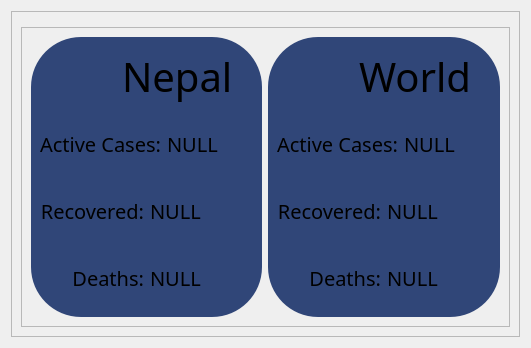
                     <widget class="QWidget" name="home">
                      <property name="styleSheet">
                       <string notr="true"/>
                      </property>
                      <layout class="QHBoxLayout" name="horizontalLayout_14">
                       <item>
                        <widget class="QFrame" name="frame_7">
                         <property name="styleSheet">
                          <string notr="true">aQFrame{
background-image: url(:/images/images/images/logo.png);
background-position: center;
background-repeat: no-repeat;
}</string>
                         </property>
                         <property name="frameShape">
                          <enum>QFrame::StyledPanel</enum>
                         </property>
                         <property name="frameShadow">
                          <enum>QFrame::Raised</enum>
                         </property>
                         <layout class="QVBoxLayout" name="verticalLayout_26">
                          <item>
                           <widget class="QFrame" name="frame_5">
                            <property name="frameShape">
                             <enum>QFrame::StyledPanel</enum>
                            </property>
                            <property name="frameShadow">
                             <enum>QFrame::Raised</enum>
                            </property>
                           </widget>
                          </item>
                          <item>
                           <widget class="QFrame" name="frame_18">
                            <property name="minimumSize">
                             <size>
                              <width>0</width>
                              <height>300</height>
                             </size>
                            </property>
                            <property name="maximumSize">
                             <size>
                              <width>16777215</width>
                              <height>16777215</height>
                             </size>
                            </property>
                            <property name="frameShape">
                             <enum>QFrame::StyledPanel</enum>
                            </property>
                            <property name="frameShadow">
                             <enum>QFrame::Raised</enum>
                            </property>
                            <layout class="QHBoxLayout" name="horizontalLayout_24">
                             <item>
                              <widget class="QFrame" name="frame_12">
                               <property name="styleSheet">
                                <string notr="true">border-radius: 50px;
background-color: rgb(48, 70, 120);
font: 20px bold;

</string>
                               </property>
                               <property name="frameShape">
                                <enum>QFrame::StyledPanel</enum>
                               </property>
                               <property name="frameShadow">
                                <enum>QFrame::Raised</enum>
                               </property>
                               <layout class="QVBoxLayout" name="verticalLayout_24">
                                <item>
                                 <layout class="QHBoxLayout" name="horizontalLayout_19">
                                  <property name="leftMargin">
                                   <number>20</number>
                                  </property>
                                  <property name="rightMargin">
                                   <number>20</number>
                                  </property>
                                  <item>
                                   <widget class="QFrame" name="frame_13">
                                    <property name="maximumSize">
                                     <size>
                                      <width>120</width>
                                      <height>16777215</height>
                                     </size>
                                    </property>
                                    <property name="frameShape">
                                     <enum>QFrame::StyledPanel</enum>
                                    </property>
                                    <property name="frameShadow">
                                     <enum>QFrame::Raised</enum>
                                    </property>
                                   </widget>
                                  </item>
                                  <item>
                                   <widget class="QFrame" name="frame_14">
                                    <property name="minimumSize">
                                     <size>
                                      <width>50</width>
                                      <height>50</height>
                                     </size>
                                    </property>
                                    <property name="maximumSize">
                                     <size>
                                      <width>50</width>
                                      <height>50</height>
                                     </size>
                                    </property>
                                    <property name="styleSheet">
                                     <string notr="true">border-image: url(:/images/images/images/nepal_flag.png);</string>
                                    </property>
                                    <property name="frameShape">
                                     <enum>QFrame::StyledPanel</enum>
                                    </property>
                                    <property name="frameShadow">
                                     <enum>QFrame::Raised</enum>
                                    </property>
                                   </widget>
                                  </item>
                                  <item>
                                   <widget class="QLabel" name="label_3">
                                    <property name="styleSheet">
                                     <string notr="true">font: 40px bold;</string>
                                    </property>
                                    <property name="text">
                                     <string>Nepal</string>
                                    </property>
                                    <property name="alignment">
                                     <set>Qt::AlignLeading|Qt::AlignLeft|Qt::AlignVCenter</set>
                                    </property>
                                   </widget>
                                  </item>
                                 </layout>
                                </item>
                                <item>
                                 <layout class="QHBoxLayout" name="horizontalLayout_15">
                                  <item>
                                   <widget class="QLabel" name="label_5">
                                    <property name="text">
                                     <string>Active Cases:</string>
                                    </property>
                                    <property name="alignment">
                                     <set>Qt::AlignRight|Qt::AlignTrailing|Qt::AlignVCenter</set>
                                    </property>
                                   </widget>
                                  </item>
                                  <item>
                                   <widget class="QLabel" name="label_8">
                                    <property name="text">
                                     <string>NULL</string>
                                    </property>
                                   </widget>
                                  </item>
                                 </layout>
                                </item>
                                <item>
                                 <layout class="QHBoxLayout" name="horizontalLayout_16">
                                  <item>
                                   <widget class="QLabel" name="label_6">
                                    <property name="text">
                                     <string>Recovered:</string>
                                    </property>
                                    <property name="alignment">
                                     <set>Qt::AlignRight|Qt::AlignTrailing|Qt::AlignVCenter</set>
                                    </property>
                                   </widget>
                                  </item>
                                  <item>
                                   <widget class="QLabel" name="label_9">
                                    <property name="text">
                                     <string>NULL</string>
                                    </property>
                                   </widget>
                                  </item>
                                 </layout>
                                </item>
                                <item>
                                 <layout class="QHBoxLayout" name="horizontalLayout_17">
                                  <property name="leftMargin">
                                   <number>20</number>
                                  </property>
                                  <property name="rightMargin">
                                   <number>20</number>
                                  </property>
                                  <item>
                                   <widget class="QLabel" name="label_7">
                                    <property name="text">
                                     <string>Deaths:</string>
                                    </property>
                                    <property name="alignment">
                                     <set>Qt::AlignRight|Qt::AlignTrailing|Qt::AlignVCenter</set>
                                    </property>
                                   </widget>
                                  </item>
                                  <item>
                                   <widget class="QLabel" name="label_10">
                                    <property name="text">
                                     <string>NULL</string>
                                    </property>
                                   </widget>
                                  </item>
                                 </layout>
                                </item>
                               </layout>
                              </widget>
                             </item>
                             <item>
                              <widget class="QFrame" name="frame_15">
                               <property name="styleSheet">
                                <string notr="true">border-radius: 50px;
background-color: rgb(48, 70, 120);
font: 20px bold;

</string>
                               </property>
                               <property name="frameShape">
                                <enum>QFrame::StyledPanel</enum>
                               </property>
                               <property name="frameShadow">
                                <enum>QFrame::Raised</enum>
                               </property>
                               <layout class="QVBoxLayout" name="verticalLayout_25">
                                <item>
                                 <layout class="QHBoxLayout" name="horizontalLayout_20">
                                  <property name="leftMargin">
                                   <number>20</number>
                                  </property>
                                  <property name="rightMargin">
                                   <number>20</number>
                                  </property>
                                  <item>
                                   <widget class="QFrame" name="frame_16">
                                    <property name="maximumSize">
                                     <size>
                                      <width>120</width>
                                      <height>16777215</height>
                                     </size>
                                    </property>
                                    <property name="frameShape">
                                     <enum>QFrame::StyledPanel</enum>
                                    </property>
                                    <property name="frameShadow">
                                     <enum>QFrame::Raised</enum>
                                    </property>
                                   </widget>
                                  </item>
                                  <item>
                                   <widget class="QFrame" name="frame_17">
                                    <property name="minimumSize">
                                     <size>
                                      <width>50</width>
                                      <height>50</height>
                                     </size>
                                    </property>
                                    <property name="maximumSize">
                                     <size>
                                      <width>60</width>
                                      <height>60</height>
                                     </size>
                                    </property>
                                    <property name="styleSheet">
                                     <string notr="true">border-image: url(:/images/images/images/world.png);</string>
                                    </property>
                                    <property name="frameShape">
                                     <enum>QFrame::StyledPanel</enum>
                                    </property>
                                    <property name="frameShadow">
                                     <enum>QFrame::Raised</enum>
                                    </property>
                                   </widget>
                                  </item>
                                  <item>
                                   <widget class="QLabel" name="label_11">
                                    <property name="styleSheet">
                                     <string notr="true">font: 40px bold;</string>
                                    </property>
                                    <property name="text">
                                     <string>World</string>
                                    </property>
                                    <property name="alignment">
                                     <set>Qt::AlignLeading|Qt::AlignLeft|Qt::AlignVCenter</set>
                                    </property>
                                   </widget>
                                  </item>
                                 </layout>
                                </item>
                                <item>
                                 <layout class="QHBoxLayout" name="horizontalLayout_21">
                                  <item>
                                   <widget class="QLabel" name="label_12">
                                    <property name="text">
                                     <string>Active Cases:</string>
                                    </property>
                                    <property name="alignment">
                                     <set>Qt::AlignRight|Qt::AlignTrailing|Qt::AlignVCenter</set>
                                    </property>
                                   </widget>
                                  </item>
                                  <item>
                                   <widget class="QLabel" name="label_13">
                                    <property name="text">
                                     <string>NULL</string>
                                    </property>
                                   </widget>
                                  </item>
                                 </layout>
                                </item>
                                <item>
                                 <layout class="QHBoxLayout" name="horizontalLayout_22">
                                  <item>
                                   <widget class="QLabel" name="label_14">
                                    <property name="text">
                                     <string>Recovered:</string>
                                    </property>
                                    <property name="alignment">
                                     <set>Qt::AlignRight|Qt::AlignTrailing|Qt::AlignVCenter</set>
                                    </property>
                                   </widget>
                                  </item>
                                  <item>
                                   <widget class="QLabel" name="label_15">
                                    <property name="text">
                                     <string>NULL</string>
                                    </property>
                                   </widget>
                                  </item>
                                 </layout>
                                </item>
                                <item>
                                 <layout class="QHBoxLayout" name="horizontalLayout_23">
                                  <property name="leftMargin">
                                   <number>20</number>
                                  </property>
                                  <property name="rightMargin">
                                   <number>20</number>
                                  </property>
                                  <item>
                                   <widget class="QLabel" name="label_16">
                                    <property name="text">
                                     <string>Deaths:</string>
                                    </property>
                                    <property name="alignment">
                                     <set>Qt::AlignRight|Qt::AlignTrailing|Qt::AlignVCenter</set>
                                    </property>
                                   </widget>
                                  </item>
                                  <item>
                                   <widget class="QLabel" name="label_17">
                                    <property name="text">
                                     <string>NULL</string>
                                    </property>
                                   </widget>
                                  </item>
                                 </layout>
                                </item>
                               </layout>
                              </widget>
                             </item>
                            </layout>
                           </widget>
                          </item>
                         </layout>
                        </widget>
                       </item>
                      </layout>
                     </widget>
